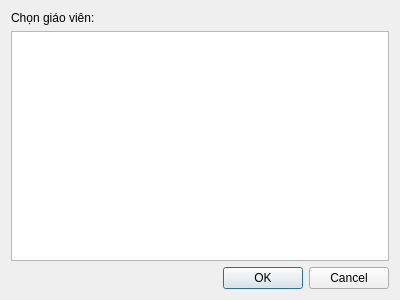
<?xml version="1.0" encoding="UTF-8"?>
<ui version="4.0">
 <class>TeacherListViewer</class>
 <widget class="QDialog" name="TeacherListViewer">
  <property name="geometry">
   <rect>
    <x>0</x>
    <y>0</y>
    <width>400</width>
    <height>300</height>
   </rect>
  </property>
  <property name="windowTitle">
   <string>Danh sách giáo viên</string>
  </property>
  <layout class="QVBoxLayout" name="verticalLayout">
   <item>
    <widget class="QLabel" name="label">
     <property name="text">
      <string>Chọn giáo viên:</string>
     </property>
    </widget>
   </item>
   <item>
    <widget class="QListWidget" name="listWidget"/>
   </item>
   <item>
    <widget class="QDialogButtonBox" name="buttonBox">
     <property name="orientation">
      <enum>Qt::Horizontal</enum>
     </property>
     <property name="standardButtons">
      <set>QDialogButtonBox::Cancel|QDialogButtonBox::Ok</set>
     </property>
    </widget>
   </item>
  </layout>
 </widget>
 <resources/>
 <connections/>
</ui>
